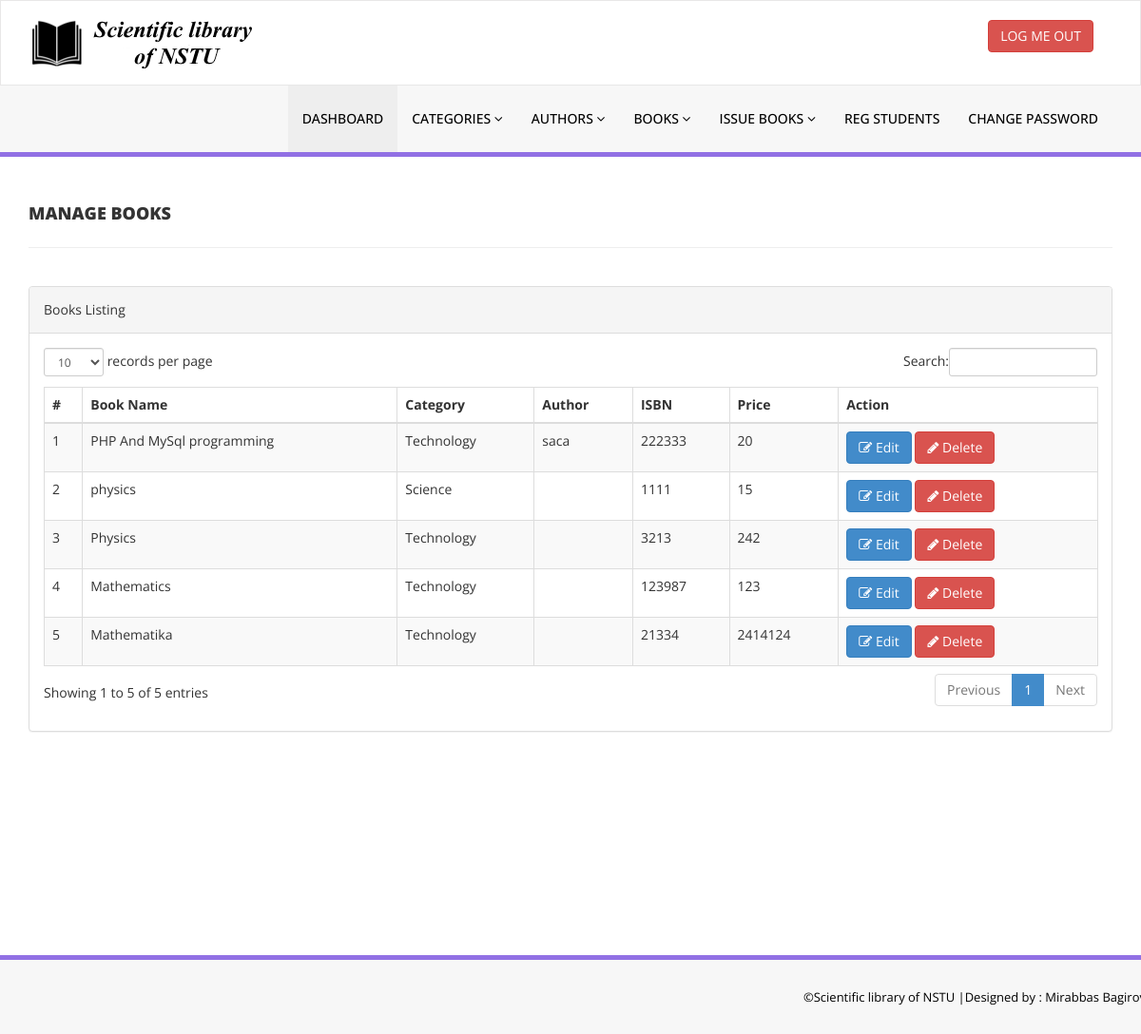
The app's page /nstu_library/admin/manage-books.php (signed in) with its own data.
### tables this page shows
CREATE TABLE `tblbooks` (
  `id` int(11) NOT NULL,
  `BookName` varchar(255) DEFAULT NULL,
  `CatId` int(11) DEFAULT NULL,
  `AuthorId` int(11) DEFAULT NULL,
  `ISBNNumber` int(11) DEFAULT NULL,
  `BookPrice` int(11) DEFAULT NULL,
  `RegDate` timestamp NULL DEFAULT CURRENT_TIMESTAMP,
  `UpdationDate` timestamp NULL DEFAULT NULL ON UPDATE CURRENT_TIMESTAMP
);

CREATE TABLE `tblcategory` (
  `id` int(11) NOT NULL,
  `CategoryName` varchar(150) DEFAULT NULL,
  `Status` int(1) DEFAULT NULL,
  `CreationDate` timestamp NULL DEFAULT CURRENT_TIMESTAMP,
  `UpdationDate` timestamp NOT NULL DEFAULT '0000-00-00 00:00:00' ON UPDATE CURRENT_TIMESTAMP
);

CREATE TABLE `tblauthors` (
  `id` int(11) NOT NULL,
  `AuthorName` varchar(255) DEFAULT NULL,
  `Surname` varchar(255) DEFAULT NULL,
  `Firstname` varchar(255) DEFAULT NULL,
  `DateOfBirth` date DEFAULT NULL,
  `DateOfDeath` date DEFAULT NULL,
  `CityOfBirth` varchar(255) DEFAULT NULL,
  `creationDate` timestamp NULL DEFAULT CURRENT_TIMESTAMP,
  `UpdationDate` timestamp NULL DEFAULT NULL ON UPDATE CURRENT_TIMESTAMP
);

### nstu_library/admin/manage-books.php (the view, shortened to what this page needs)
<?php
include('includes/config.php');
if(strlen($_SESSION['alogin'])==0)
    {
header('location:index.php');
}
else{
    ?>
<!DOCTYPE html>
<html xmlns="http://www.w3.org/1999/xhtml">
<head>
    <link href="assets/css/bootstrap.css" rel="stylesheet" />
    <link href="assets/css/font-awesome.css" rel="stylesheet" />
    <link href="assets/js/dataTables/dataTables.bootstrap.css" rel="stylesheet" />
    <link href="assets/css/style.css" rel="stylesheet" />
</head>
<body>
<?php include('includes/header.php');?>
    <div class="content-wrapper">
         <div class="container">
        <div class="row pad-botm">
            <div class="col-md-12">
                <h4 class="header-line">Manage Books</h4>
    </div>
     <div class="row">
</div>
        </div>
            <div class="row">
                <div class="col-md-12">
                    <div class="panel panel-default">
                        <div class="panel-heading">
                           Books Listing
                        </div>
                        <div class="panel-body">
                            <div class="table-responsive">
                                <table class="table table-striped table-bordered table-hover" id="dataTables-example">
                                    <thead>
                                        <tr>
                                            <th>#</th>
                                            <th>Book Name</th>
                                            <th>Category</th>
                                            <th>Author</th>
                                            <th>ISBN</th>
                                            <th>Price</th>
                                            <th>Action</th>
                                        </tr>
                                    </thead>
                                    <tbody>
<?php $sql = "SELECT tblbooks.BookName,tblcategory.CategoryName,tblauthors.AuthorName,tblbooks.ISBNNumber,tblbooks.BookPrice,tblbooks.id as bookid from  tblbooks join tblcategory on tblcategory.id=tblbooks.CatId join tblauthors on tblauthors.id=tblbooks.AuthorId";
$query = $dbh -> prepare($sql);
$query->execute();
$results=$query->fetchAll(PDO::FETCH_OBJ);
$cnt=1;
if($query->rowCount() > 0)
{
foreach($results as $result)
{               ?>
                                        <tr class="odd gradeX">
                                            <td class="center"><?php echo htmlentities($cnt);?></td>
                                            <td class="center"><?php echo htmlentities($result->BookName);?></td>
                                            <td class="center"><?php echo htmlentities($result->CategoryName);?></td>
                                            <td class="center"><?php echo htmlentities($result->AuthorName);?></td>
                                            <td class="center"><?php echo htmlentities($result->ISBNNumber);?></td>
                                            <td class="center"><?php echo htmlentities($result->BookPrice);?></td>
                                            <td class="center">
                                            <a href="edit-book.php?bookid=<?php echo htmlentities($result->bookid);?>"><button class="btn btn-primary"><i class="fa fa-edit "></i> Edit</button>
                                          <a href="manage-books.php?del=<?php echo htmlentities($result->bookid);?>" onclick="return confirm('Are you sure you want to delete?');"" >  <button class="btn btn-danger"><i class="fa fa-pencil"></i> Delete</button>
                                            </td>
                                        </tr>
 <?php $cnt=$cnt+1;}} ?>
                                    </tbody>
                                </table>
                            </div>
                        </div>
                    </div>
                </div>
            </div>
    </div>
    </div>
  <?php include('includes/footer.php');?>
</body>
</html>
<?php } ?>

### nstu_library/admin/assets/css/style.css (style rules this page uses)
.content-wrapper { margin-top: 40px; min-height:800px; padding-bottom:90px; }
.header-line { font-weight:900; padding-bottom:25px; border-bottom:1px solid #eeeeee; text-transform:uppercase; }
.pad-botm { padding-bottom:30px; }

### records on screen
tblbooks: BookName "PHP And MySql programming", tblcategory.CategoryName "Technology", AuthorId.AuthorName "saca", ISBNNumber "222333", BookPrice "20"
tblbooks: BookName "physics", tblcategory.CategoryName "Science", ISBNNumber "1111", BookPrice "15"
tblbooks: BookName "Physics", tblcategory.CategoryName "Technology", ISBNNumber "3213", BookPrice "242"
tblbooks: BookName "Mathematics", tblcategory.CategoryName "Technology", ISBNNumber "123987", BookPrice "123"
tblbooks: BookName "Mathematika", tblcategory.CategoryName "Technology", ISBNNumber "21334", BookPrice "2414124"
